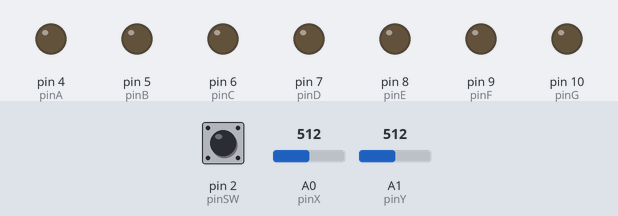
Bench run of a sketch on a simulated Arduino Uno, built with avr-gcc and run on an emulated ATmega328P. Parts: output pins drawn as LEDs (lit = HIGH). Dashed ring = blinking. The inputs (shaded band) are chosen by the test bench; at power-on: A1 (pinY) = 512, A0 (pinX) = 512, pin 2 (pinSW) HIGH. Pins used as bus, display or sensor lines are not drawn.

Above: at 1.2 s.
1.3 s: A1 (pinY) set to 416
2.8 s: A1 (pinY) set to 391
At 3.38 s:
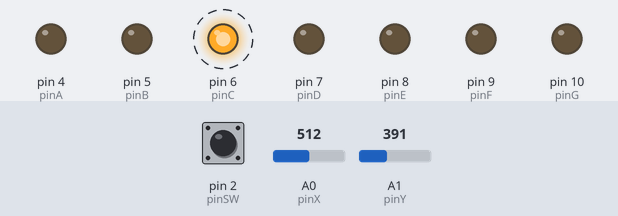
5.8 s: A1 (pinY) set to 410
At 6.43 s:
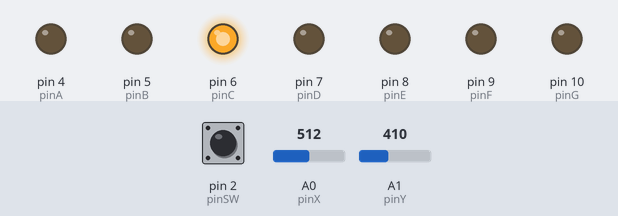
8.8 s: A0 (pinX) set to 585
11.8 s: A0 (pinX) set to 615
At 12.42 s:
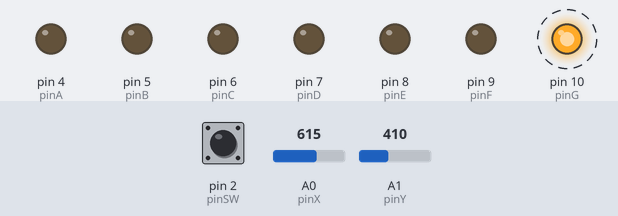
14.8 s: A0 (pinX) set to 590
At 14.96 s:
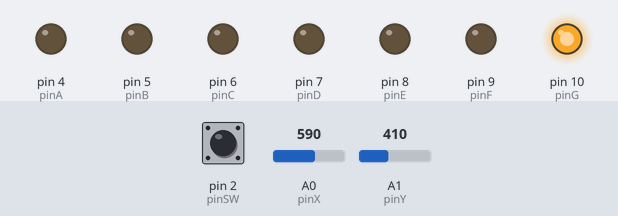
Timing chart, 0 to 18.8 s (numbered marks = the images above; inputs shaded):
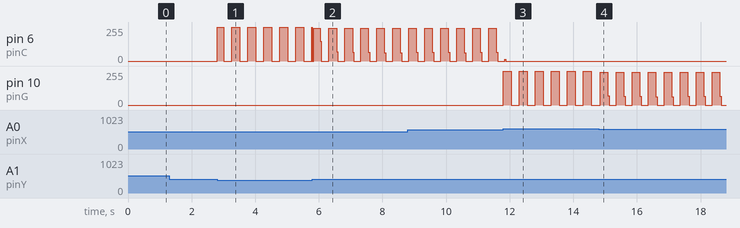

Measured:
- the behaviour switches between 400 and 399 on A1 (pinY) (found by bisection; images 0 and 1)
- the behaviour switches between 600 and 601 on A0 (pinX) (found by bisection; images 2 and 3)
- after the input at 1.3 s, every drawn part: stays the same
- after the input at 2.8 s, pin 6 (pinC): alternates 255/255 for 0.25 s and 0/255 for 0.25 s, starting at once
- after the input at 11.8 s, pin 10 (pinG): alternates 255/255 for 0.25 s and 0/255 for 0.25 s, starting at once

The sketch:

Homework_3.ino
```cpp
// declare all the joystick pins
const int pinSW = 2;
const int pinX = A0;
const int pinY = A1;

// declare all the segments pins
const int pinA = 4;
const int pinB = 5;
const int pinC = 6;
const int pinD = 7;
const int pinE = 8;
const int pinF = 9;
const int pinG = 10;
const int pinDP = 11;

bool commonAnode = false;
const int segSize = 8;
const int noOfMovements = 4;
const byte defaultState = LOW;
byte state = HIGH;
byte swState = HIGH;
byte lastSwState = HIGH;
int xValue = 0;
int yValue = 0;

// default state
int currentState = 1;
// starts with dp high
int currentSegment = 7;
int lastSegment = 7;

// blinking interval
const int blinkTime = 250;
unsigned long lastBlink = 0;
byte blink = LOW;

byte reading = 1;
unsigned int lastDebounceTime = 0;
unsigned int debounceDelay = 50;

const int shortPressTime = 50;
const int longPressTime = 1000;
unsigned long pressedTime  = 0;
unsigned long releasedTime = 0;

bool joyMoved = false;
int minThreshold = 400;
int maxThreshold = 600;

int segments[segSize] = {
  pinA, pinB, pinC, pinD, pinE, pinF, pinG, pinDP
};

byte segmentStates[segSize] = {
  defaultState, defaultState, defaultState, defaultState, defaultState, defaultState, defaultState, defaultState
};

int movement[segSize][noOfMovements] = {
//Up Down Left Right
  {0, 6, 5, 1},  // pinA
  {0, 6, 5, 1},  // pinB
  {6, 3, 4, 7},  // pinC
  {6, 3, 4, 2},  // pinD
  {6, 3, 4, 2},  // pinE
  {0, 6, 5, 1},  // pinF
  {0, 3, 6, 6},  // pinG
  {7, 7, 2, 7}   // pinDP
};

void setup() {
  for (int i = 0; i < segSize; i++) {
    pinMode(segments[i], OUTPUT);
  }
  pinMode(pinSW, INPUT_PULLUP);
  if (commonAnode == true) {
    state = !state;
  }
  Serial.begin(9600);
}

void loop() {
  xValue = analogRead(pinX);
  yValue = analogRead(pinY);

  checkButtonPressed();
  joystickMovement();

  if (currentState == 1) {
    displayMovement(currentSegment, lastSegment);
  }
}

void checkButtonPressed() {
  reading = digitalRead(pinSW);

  if (reading != lastSwState){
    lastDebounceTime = millis();
  }

  if (millis() - lastDebounceTime > debounceDelay) {
    if (reading != swState) {
      swState = reading;
      if (swState == LOW) {
        pressedTime = millis();
      } else if (swState == HIGH) {
          releasedTime = millis();
          long pressDuration = releasedTime - pressedTime;

          if (pressDuration >= longPressTime && currentState == 1) {
            resetDisplay();
          } else if (pressDuration > shortPressTime && pressDuration < longPressTime) {
            if (currentState == 1) {
              currentState = 2;
            } else if(currentState == 2) {
              currentState = 1;
            }
          }
      }
    }
  }
  lastSwState = reading;
}

void joystickMovement() {
  if (xValue > maxThreshold && yValue > minThreshold && yValue < maxThreshold && joyMoved == false) { // UP OR LIGHT
    if (currentState == 1) {
      currentSegment = movement[lastSegment][0];
    } else if (currentState == 2) {
      digitalWrite(segments[currentSegment], HIGH);
      segmentStates[currentSegment] = HIGH;
    }
    joyMoved = true;
  }

  if (xValue < minThreshold && yValue > minThreshold && yValue < maxThreshold && joyMoved == false) {  // DOWN OR DARK
    if (currentState == 1) {
      currentSegment = movement[lastSegment][1];
    } else if (currentState == 2) {
      digitalWrite(segments[currentSegment], LOW);
      segmentStates[currentSegment] = LOW;
    }
    joyMoved = true;
  }

  if (currentState == 1) {
    if (yValue < minThreshold && xValue > minThreshold && xValue < maxThreshold && joyMoved == false) { // LEFT
      currentSegment = movement[lastSegment][2];
      joyMoved = true;
    }
    if (yValue > maxThreshold && xValue > minThreshold && xValue < maxThreshold && joyMoved == false) { // RIGHT
      currentSegment = movement[lastSegment][3];
      joyMoved = true;
    }
  }

  if (xValue > minThreshold && xValue < maxThreshold && yValue > minThreshold && yValue < maxThreshold) {
    lastSegment = currentSegment;
    joyMoved = false;
  }
}

void displayMovement(int currentSegment, int lastSegment) {
  digitalWrite(segments[lastSegment], segmentStates[lastSegment]);

  if (millis() - lastBlink > blinkTime) {
    blink = !blink;
    digitalWrite(segments[currentSegment], blink);
    lastBlink = millis();
  }
  digitalWrite(segments[currentSegment], blink);
}

void resetDisplay() {
  for (int i = 0; i < segSize; i++) {
    digitalWrite(segments[i], LOW);
    segmentStates[i] = LOW;
  }
  currentSegment = 7;
}
```
